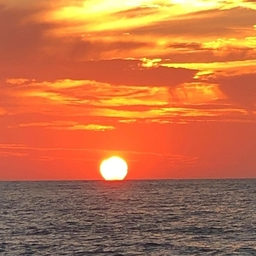
#> input picture hilbert/data/sunset256.jpg, 256 x 256 px
$ jupyter execute --allow-errors combine_pooling_and_hilbert.ipynb   (shell and % lines are left out)
#> lines starting #> are read from the running program, lines starting #| are printed output that depends on the picture
### hilbert/hilbert_flatten.py
#!/usr/bin/env python3

"""
Implements a function for flattening an ndarray with hilbert curve
and an module (layer) for pytorch.
"""

import time

import numpy as np
from hilbert import decode, encode

from torch import nn
import torch

import sys
sys.path.append('../conv_pool')

from conv import pad1


# [29 lines left out: function hilbert_output_size, not called in this run]


def hilbert_flatten(array: np.ndarray, byte_size=8) -> np.ndarray:
    '''
    takes ndarray and does not change overall length, but array will be flattened with an hilbert curve
    '''

    D = array.ndim
    S = np.arange(np.array(array.shape).prod())
    L = decode(S, D, byte_size)

    return array[tuple(L.T)]


# [79 lines left out: functions hilbert_expand, hilbert_remap, hilbert_auto_adjust_size, not called in this run]


class HilbertFlatten(nn.Module):
    def __init__(self):
        super(HilbertFlatten, self).__init__()


    # [5 lines left out: function forward, not called in this run]


# [15 lines that do not run on import are left out]

### hilbert/combine_pooling_and_hilbert.ipynb
[cell 1]
import numpy as np
import matplotlib.pyplot as plt
from skimage import color
from skimage import io
from hilbert_flatten import hilbert_flatten as flatten, hilbert_expand as expand

#> (a cell that did not finish here is left out)

[cell 3]
# size is 256 * 256 pixels
img = io.imread('./data/sunset256.jpg')
#> img is the input picture: shape (256, 256, 3); mean R, G, B 194, 111.4, 69.2
img = color.rgb2gray(img)
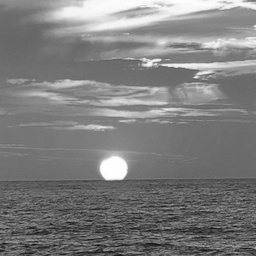
#> img: shape (256, 256) float64; min 0.0548, max 1, mean 0.494
# flatten the image with hilbert curve
#> (the rest of this cell did not finish here and is left out)

print(flat)
plt_im(img)  # expand(flat, 2))
print(img.shape)

[cell 4]
# my solution for convolution and pooling

def out_size(m_in, k, p, s):
    m_out = (m_in - k + 2*p) / s + 1
    m_floor = np.floor(m_out)

    if not np.isclose(m_out, m_floor):
        # raise ValueError(f'Expected integer as input: {m_out}')
        pass

    return int(m_floor)


def pool1(X, k=2, s=1, action=np.max):
    '''
    1 dim pooling
    '''

    X = np.array(X)
    w = X.shape[0]
    out = out_size(w, k, 0, s)
    O = np.zeros(out)

    for i in range(out):
        si = s * i
        O[i] = action(X[si:si+k])

    return O

[cell 5]
# pool 1d , so that the output size is not 256*256 but 64*64
print(out_size(256**2, 16, 0, 16))
# this is the perfect output size


$ run again, with hilbert/data/biarritz1024.jpg copied over hilbert/data/sunset256.jpg
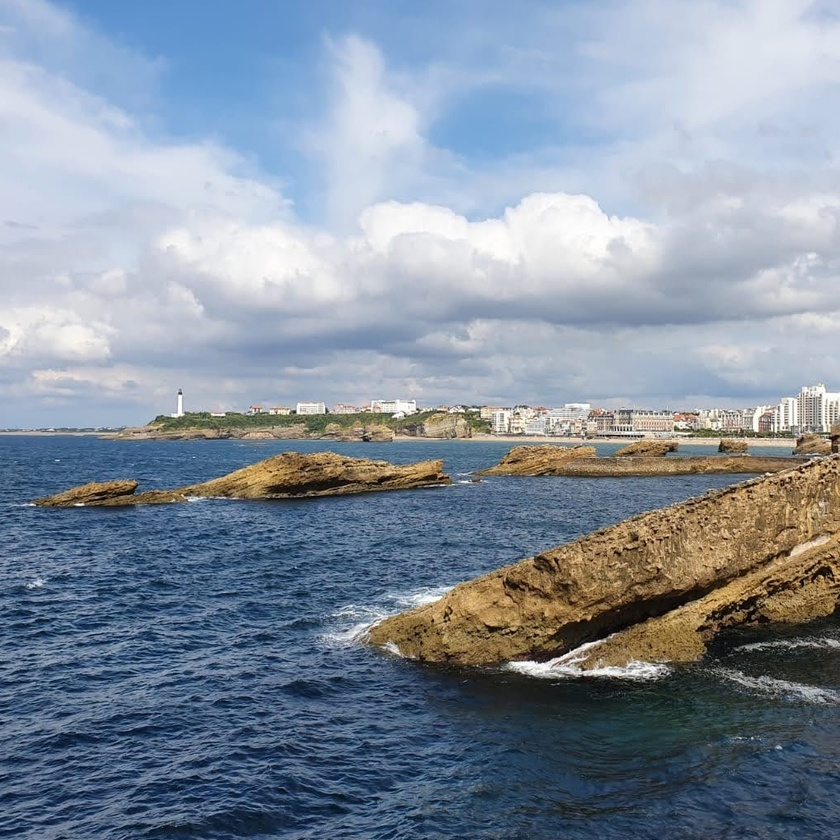
#> input picture hilbert/data/biarritz1024.jpg, 840 x 840 px, shrunk from 1024 x 1024 before the run
#> img is the input picture: shape (840, 840, 3); mean R, G, B 131.6, 143.8, 158.3
#> `img = color.rgb2gray(img)`:
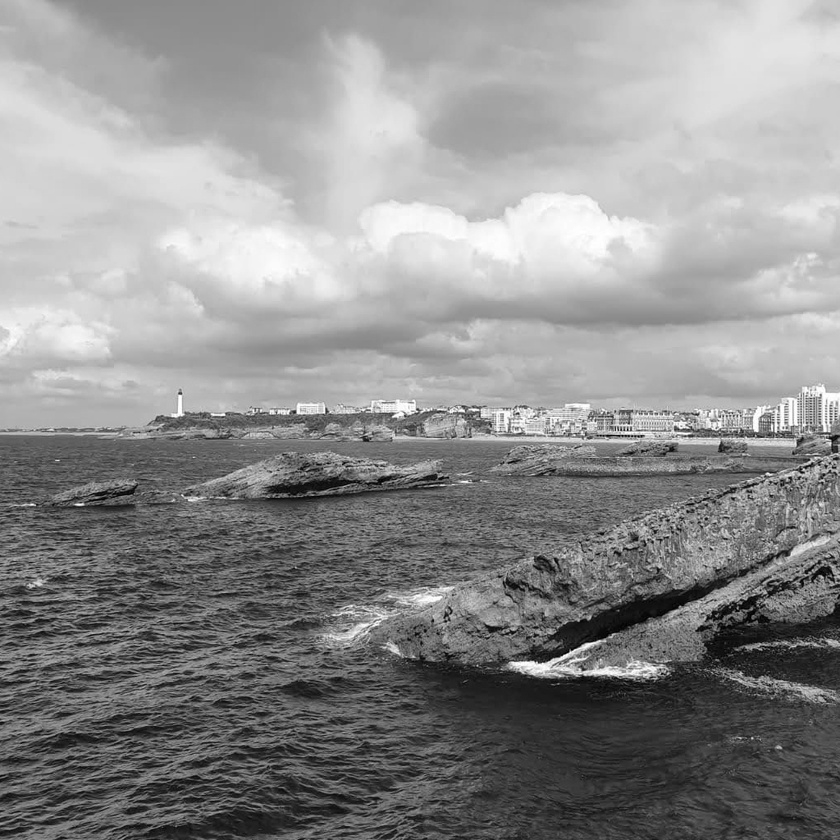
#> img: shape (840, 840) float64; min 0, max 1, mean 0.558
